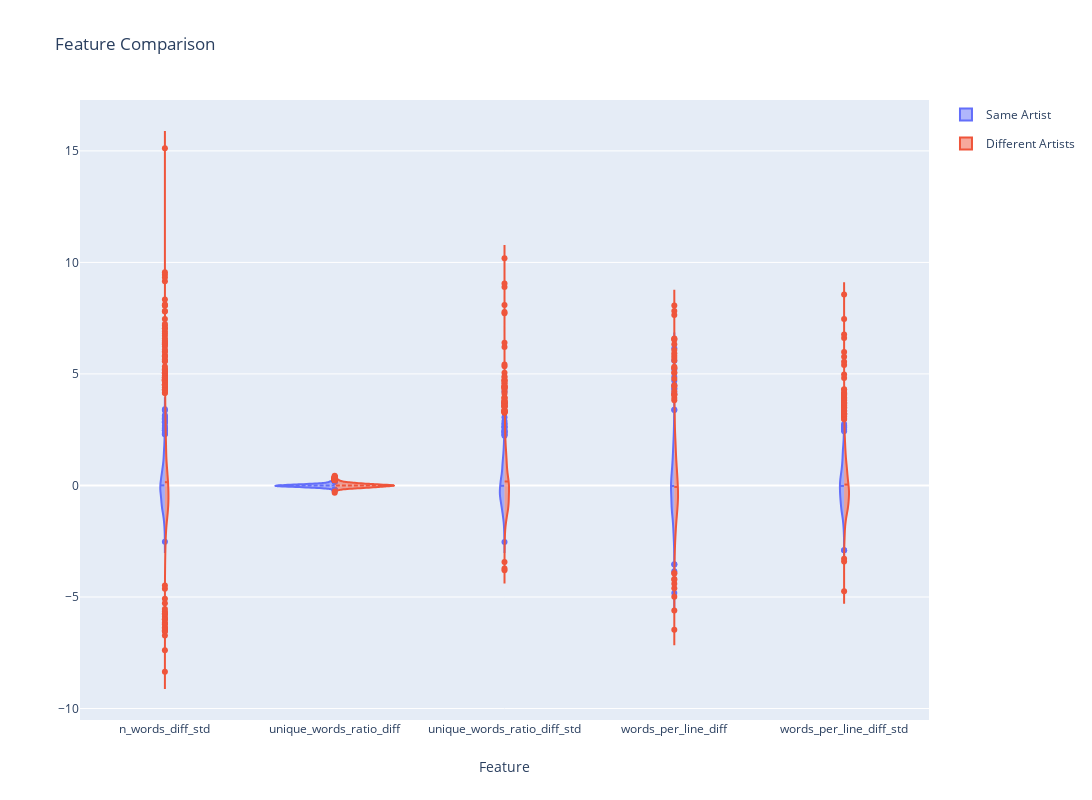

This figure's notebook cell:
### Code cell
fig = violine_feature_plot(feature_df, feature[1:])
fig.update_layout(
    autosize=False,
    width=2000,
    height=800,)
fig.update_xaxes(range=[-0.5, 4.5])
fig.show()

# Note that you should click *Autoscale* on the figure option to show all artists' violins

### Figure 1 — Plotly figure (JSON) as saved in the notebook; plotly's stock layout.template omitted (floating-point values rounded to 4 significant figures; data arrays with more than 128 entries replaced by an {"elided": "..."} marker saying what was removed)
{"data": [{"legendgroup": "Same Artist", "meanline": {"visible": true}, "name": "Same Artist", "scalegroup": "Same Artist", "side": "negative", "type": "violin", "x": {"elided": "5280 str values"}, "y": {"elided": "5280 float values"}}, {"legendgroup": "Different Artists", "meanline": {"visible": true}, "name": "Different Artists", "scalegroup": "Different Artists", "side": "positive", "type": "violin", "x": {"elided": "10560 str values"}, "y": {"elided": "10560 float values"}}], "layout": {"autosize": false, "height": 800, "title": {"text": "Feature Comparison"}, "violingap": 0, "violinmode": "overlay", "width": 2000, "xaxis": {"range": [-0.5, 4.5], "title": {"text": "Feature"}}}}
